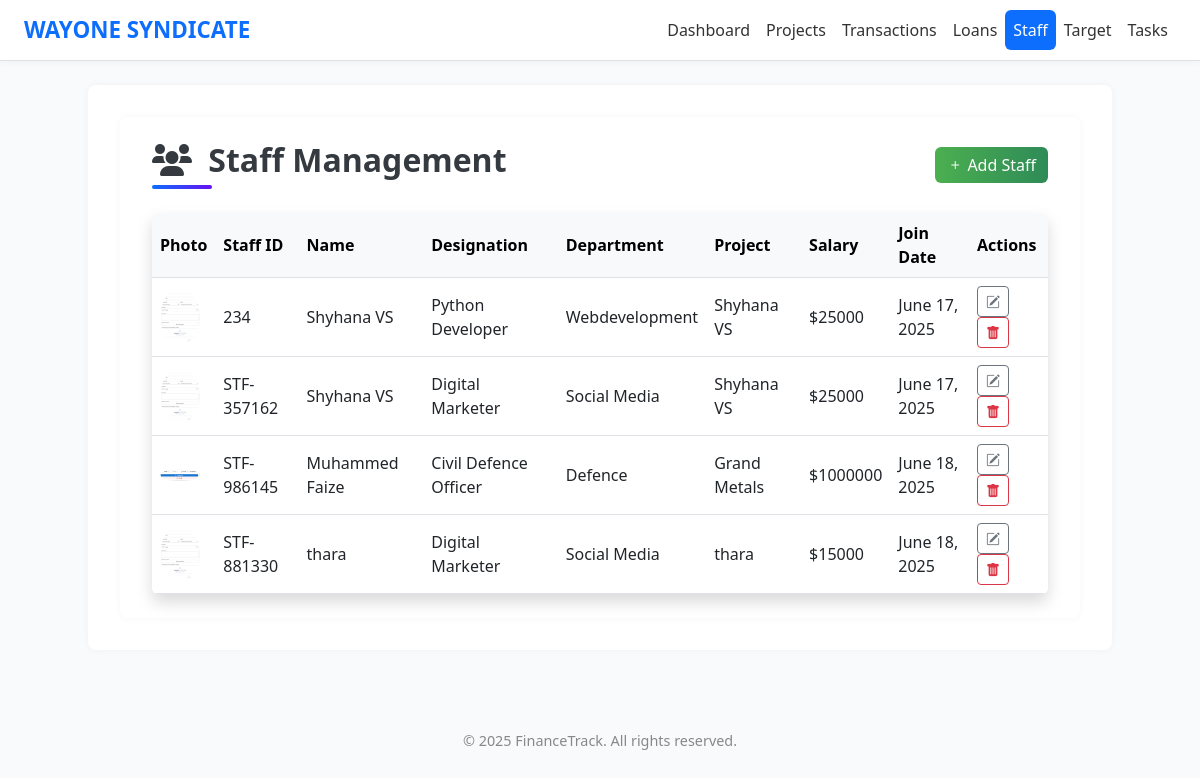
/staff/, run on an earlier commit of the app's database.
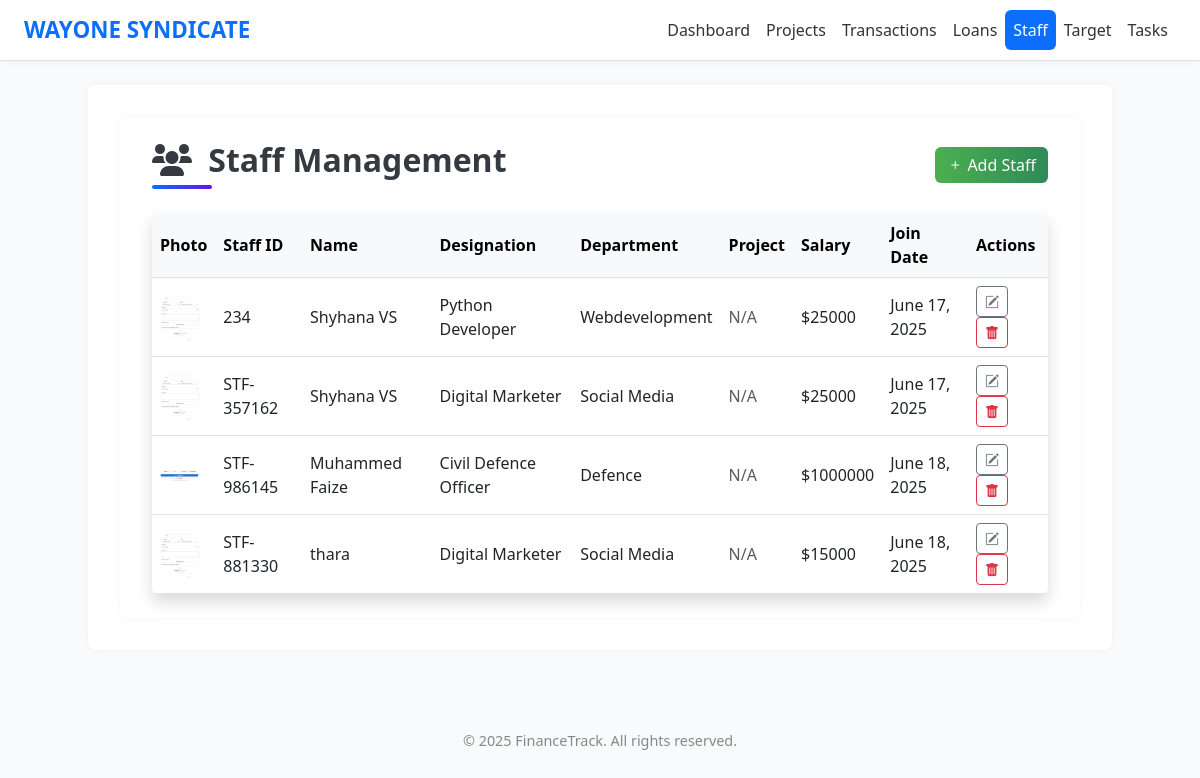
And on a later commit of the database.
### app1/models.py (models this page shows, shortened)
class Staff(models.Model):
    user = models.OneToOneField(User, on_delete=models.CASCADE,null=True, blank=True)
    staff_id = models.CharField(max_length=20, unique=True)
    name = models.CharField(max_length=100)
    photo = models.ImageField(upload_to='staff_photos/', blank=True, null=True)
    designation = models.CharField(max_length=100)
    department = models.CharField(max_length=100)
    project = models.ForeignKey(Project, on_delete=models.SET_NULL, null=True, blank=True)
    salary = models.DecimalField(max_digits=10, decimal_places=2)
    date_of_join = models.DateField()

class Project(models.Model):
    code = models.CharField(max_length=20)
    name = models.CharField(max_length=100)
    location = models.CharField(max_length=100)
    total_budget = models.DecimalField(max_digits=12, decimal_places=2)
    start_date = models.DateField()
    end_date = models.DateField()
    notes = models.TextField(blank=True, null=True)
    def __str__(self):
        return self.name

### app1/views.py (the view, shortened to what this page needs)
# urls.py: path('staff/', views.staff_list, name='staff_list'),
def staff_list(request):
    staff_list = Staff.objects.all()
    project_list = Project.objects.all()
    form = StaffForm()
    return render(request, 'staff_list.html', {
        'staff_list': staff_list,
        'project_list': project_list,
        'form': form,
    })

### templates/staff_list.html (shortened to what this page needs)
{% extends 'base.html' %}
{% load static %}
{% block content %}
<div class="container py-4">
  <div class="d-flex justify-content-between align-items-center mb-4">
    <h2 class="page-title mb-3 mb-md-0">
  <i class="fas fa-users me-2"></i> Staff Management
</h2>
    <button class="btn btn-primary" data-bs-toggle="modal" data-bs-target="#addStaffModal">
      <i class="bi bi-plus"></i> Add Staff
    </button>
  </div>
  <div class="table-responsive shadow rounded bg-white">
    <table class="table table-hover align-middle mb-0">
      <thead class="table-light">
        <tr>
          <th>Photo</th><th>Staff ID</th><th>Name</th><th>Designation</th>
          <th>Department</th><th>Project</th><th>Salary</th><th>Join Date</th><th>Actions</th>
        </tr>
      </thead>
      <tbody>
        {% for staff in staff_list %}
        <tr>
          <td>{% if staff.photo %}<img src="{{ staff.photo.url }}" width="40" height="40" class="rounded-circle">{% else %}-{% endif %}</td>
          <td>{{ staff.staff_id }}</td>
          <td>{{ staff.name }}</td>
          <td>{{ staff.designation }}</td>
          <td>{{ staff.department }}</td>
          <td>{% if staff.project %}{{ staff.project.name }}{% else %}<span class="text-muted">N/A</span>{% endif %}</td>
          <td>${{ staff.salary|floatformat:0 }}</td>
          <td>{{ staff.date_of_join }}</td>
          <td>
            <button class="btn btn-sm btn-outline-secondary" data-bs-toggle="modal" data-bs-target="#editStaffModal{{ staff.id }}">
              <i class="bi bi-pencil-square"></i>
            </button>
            <a href="{% url 'delete_staff' staff.id %}" class="btn btn-sm btn-outline-danger" onclick="return confirm('Delete this staff member?');"><i class="bi bi-trash-fill"></i></a>
          </td>
        </tr>
        {% endfor %}
      </tbody>
    </table>
  </div>
</div>
{% endblock %}

What changed in the data, as far as the page shows it:
changed Staff "Python Developer": project.name "Shyhana VS" → (not shown); now shows "N/A"
changed Staff "STF-357162": project.name "Shyhana VS" → (not shown); now shows "N/A"
changed Staff "STF-986145": project.name "Grand Metals" → (not shown); now shows "N/A"
changed Staff "STF-881330": project.name "thara" → (not shown); now shows "N/A"
